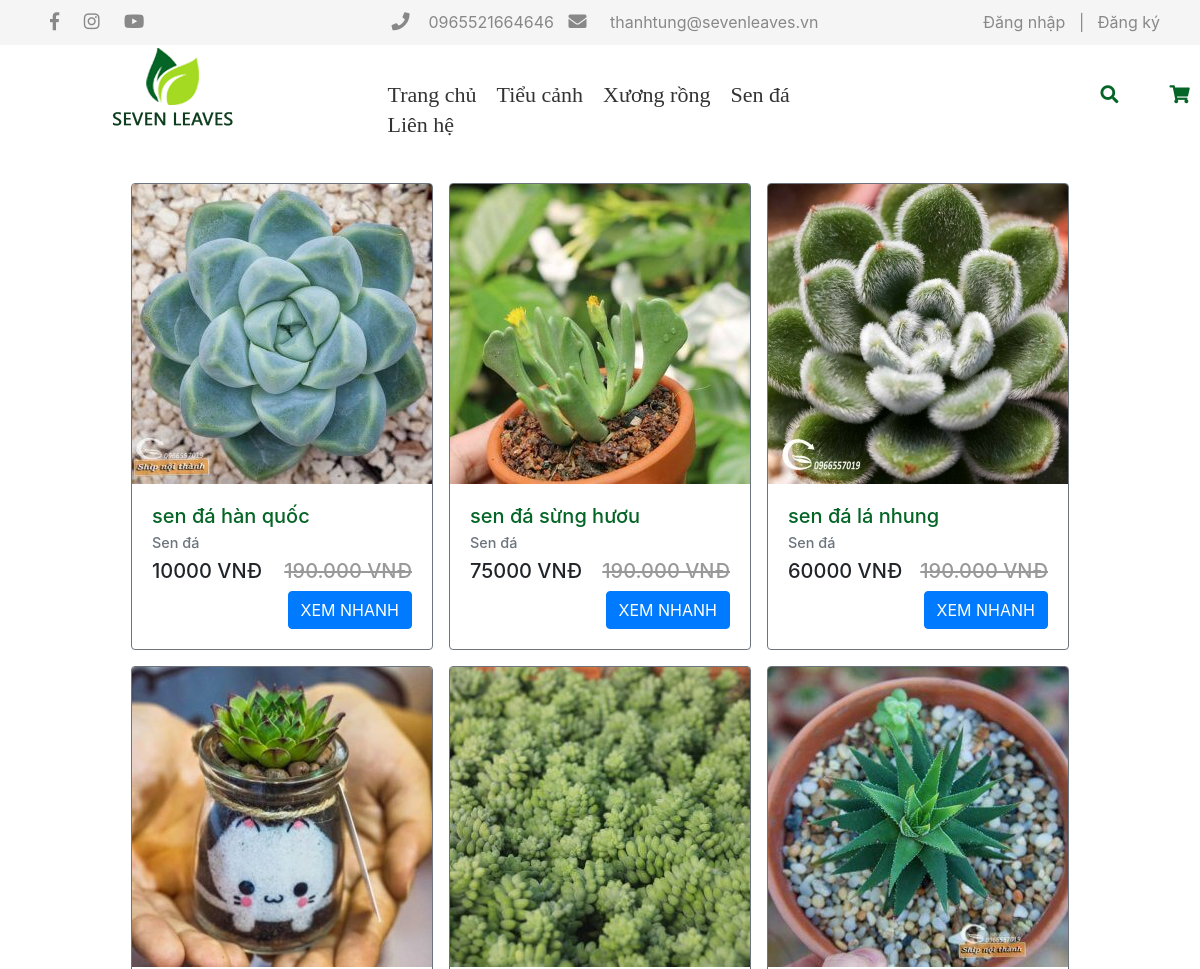
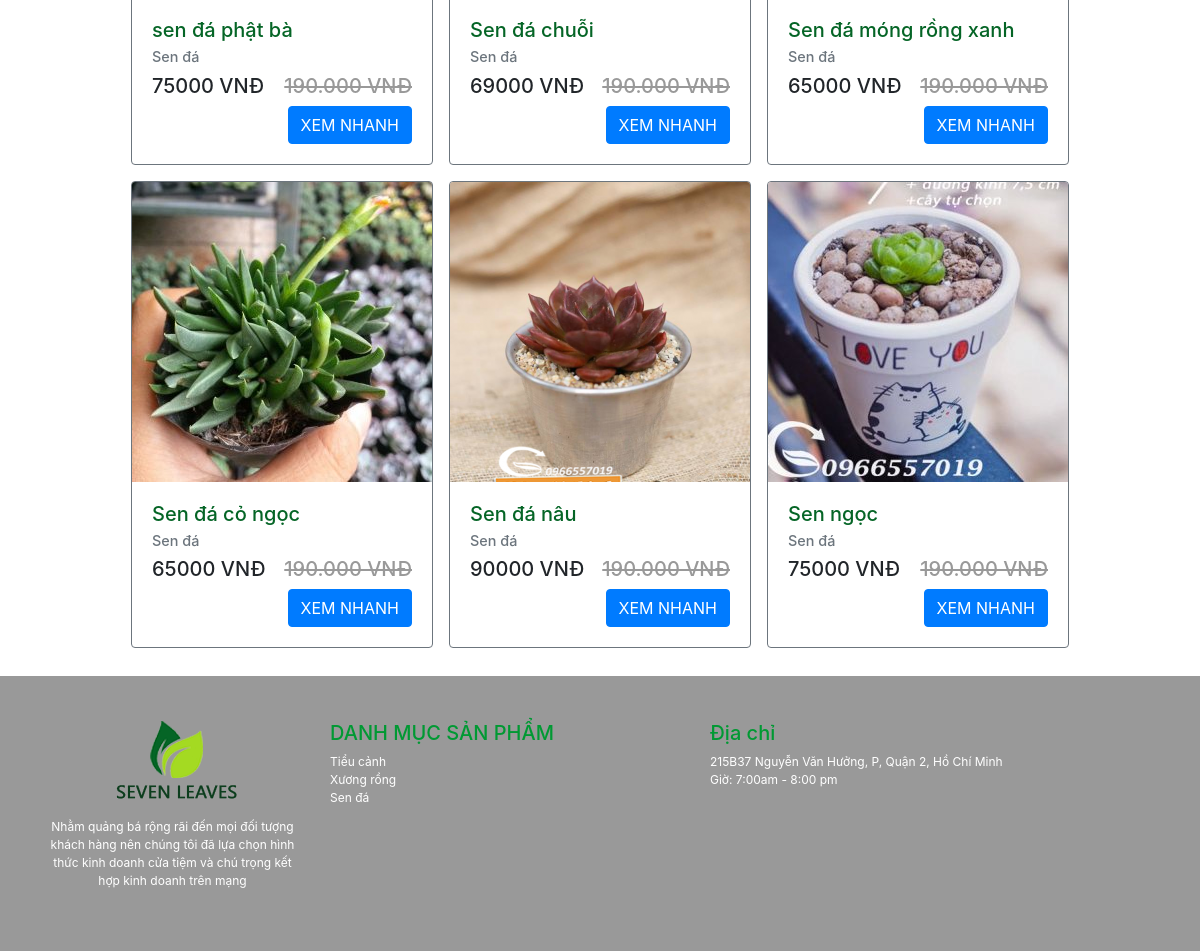
The app's page /index.php?a=2 with its own data (2 pictures, top to bottom).
### tables this page shows
CREATE TABLE `sanpham` (
  `MaSanPham` int(11) NOT NULL,
  `TenSanPham` varchar(45) NOT NULL,
  `HinhURL` varchar(45) NOT NULL,
  `GiaSanPham` int(11) NOT NULL,
  `NgayNhap` date NOT NULL,
  `SoLuongTon` int(11) NOT NULL,
  `SoLuongBan` int(11) NOT NULL,
  `SoLuotXem` int(11) NOT NULL,
  `MoTa` text NOT NULL,
  `BiXoa` int(11) NOT NULL,
  `MaLoaiSanPham` int(11) NOT NULL,
  `MaHangSanXuat` int(11) NOT NULL
);

CREATE TABLE `loaisanpham` (
  `MaLoaiSanPham` int(11) NOT NULL,
  `TenLoaiSanPham` varchar(64) NOT NULL,
  `BiXoa` tinyint(1) NOT NULL
);

### BUS/SanPham_BUS.php (called while the page is built, shortened)
<?php
include_once __DIR__ . '/../DAO/SanPham_DAO.php';
include_once __DIR__ . '/../DTO/SanPham_DTO.php';
class SanPham_BUS
{
    public $SP;
    public function __construct()
    {
        $this->SP = new SanPham_DAO();
    }
    public function LoadSanPhamByMaLoai($maLoaiSP)
    {
            $loadSP_MaLoai = new SanPham_DAO();
            $result = $loadSP_MaLoai->LoadSanPhamByMaLoai($maLoaiSP);
            $danhSachSanPham = array();
            if ($result->num_rows > 0) {
                while ($row = $result->fetch_assoc()) {
                    $sp = new SanPham();
                    $sp->setTenSanPham($row['TenSanPham']);
                    $sp->setHinhURL($row['HinhURL']);
                    $sp->setGiaSanPham($row['GiaSanPham']);
                    $sp->setMoTa($row['MoTa']);
                    $sp->setMaSanPham($row['MaSanPham']);
                    $sp->setMaLoaiSanPham($row['MaLoaiSanPham']);
                    $danhSachSanPham[] = $sp;
                }
            }
            return $danhSachSanPham;
        }
    public function getTenLoaiSanPham($MaLoai)
    {
        return $this->SP->getTenLoaiSanPham($MaLoai);
    }
}

### DAO/DB.php (called while the page is built, shortened)
<?php
class DB
{
    var $host       = 'localhost';
    var $user       = 'root';
    var $password   = '';
    var $database   = 'quanlycaycanhstore';
    public function ExcuteQuery($sql){
        $connection = new mysqli($this->host, $this->user, $this->password, $this->database) or die('Không thể kết nối database');
        mysqli_set_charset($connection,'UTF8');
        $result = mysqli_query($connection, $sql);
        return $result;
    }
}
?>

### DAO/SanPham_DAO.php (called while the page is built, shortened)
<?php
    include_once 'DB.php';
    class SanPham_DAO{
        public function LoadSanPhamByMaLoai($loaisp){
            $truyvan = 'select TenSanPham, HinhURL, GiaSanPham, MoTa, MaSanPham, MaLoaiSanPham from sanpham where MaLoaiSanPham ='.$loaisp;
            $db = new DB();
            $ketQua = $db->ExcuteQuery($truyvan);
            return $ketQua;
        }
        public function getTenLoaiSanPham($MaLoai)
        {
            $sql = 'SELECT TenLoaiSanPham FROM loaisanpham WHERE MaLoaiSanPham='.$MaLoai;
            $db = new DB();
            $ketQua = $db->ExcuteQuery($sql);
            $row = $ketQua->fetch_assoc();
            return $row['TenLoaiSanPham'];
        }
    }
?>

### DTO/SanPham_DTO.php (called while the page is built, shortened)
<?php
    class SanPham{
        private $TenSanPham;
        private $HinhURL;
        private $GiaSanPham;
        private $MaLoaiSanPham;
        private $MaSanPham;
        private $MoTa;
        public function getMaLoaiSanPham()
        {
            return $this->MaLoaiSanPham;
        }
        public function getMoTa()
        {
            return $this->MoTa;
        }
        public function getGiaSanPham()
        {
            return $this->GiaSanPham;
        }
        public function getHinhURL()
        {
            return $this->HinhURL;
        }
        public function getTenSanPham()
        {
            return $this->TenSanPham;
        }
        public function getMaSanPham()
        {
            return $this->MaSanPham;
        }
        public function setTenSanPham($TenSanPham): void
        {
            $this->TenSanPham = $TenSanPham;
        }
        public function setMoTa($MoTa): void
        {
            $this->MoTa = $MoTa;
        }
        public function setMaLoaiSanPham($MaLoaiSanPham): void
        {
            $this->MaLoaiSanPham = $MaLoaiSanPham;
        }
        public function setHinhURL($HinhURL): void
        {
            $this->HinhURL = $HinhURL;
        }
        public function setGiaSanPham($GiaSanPham): void
        {
            $this->GiaSanPham = $GiaSanPham;
        }
        public function setMaSanPham($MaSanPham): void
        {
            $this->MaSanPham = $MaSanPham;
        }
    }
?>

### GUI/modules/mContent.php (the view, shortened to what this page needs)
<?php
include_once __DIR__.'/../../BUS/SanPham_BUS.php';
$where = array();
$loadSP = new SanPham_BUS();
if ($where)
{
    $result = $loadSP->LoadSanPhamNhieuTieuChi($where);
}
else {
    $a=1;
    if(isset($_GET["a"]))
    {
        $a = $_GET["a"];
    }
    else {
        $a = 0;
    }
    if($a)
    {
        $result = $loadSP->LoadSanPhamByMaLoai($a);
    }
    else {
        $result = $loadSP->LoadTatCaSanPham();
    }
}
$tenLoai = new SanPham_BUS();
foreach ($result as $loadSP) {
    echo'
        <div class="card border-secondary product mt-2 mr-2 ml-2 mb-2">
            <img class="card-img-top" src="admin/GUI/modules/upload/'.$loadSP->getHinhURL().'" alt="Card image cap">
            <div class="card-body">
                <h5 class="card-title" style="color:#056526; font-style: normal">'.$loadSP->getTenSanPham().'</h5>
                <h6 class="card-subtitle mb-2 text-muted" style="font-size:0.9rem">'.$tenLoai->getTenLoaiSanPham($loadSP->getMaLoaiSanPham()).'</h6>
                <div class="price-wrap h5">
                    <span>'.$loadSP->getGiaSanPham().' VNĐ</span> <del class="float-right" style="color: #999;">190.000 VNĐ</del>
                </div>
                <button type="button" class="btn btn-primary float-right btnDetails" data-toggle="modal"
                        data-target="#details" data-price="'.$loadSP->getGiaSanPham().'" data-price_discount="190000" data-detail="'.$loadSP->getMoTa().'"
                        data-name="'.$loadSP->getTenSanPham().'" data-image="admin/GUI/modules/upload/'.$loadSP->getHinhURL().'" data-id="'.$loadSP->getMaSanPham().'">
                        XEM NHANH
                </button>
            </div>
        </div>
        ';
}

### GUI/css/DEFAULT.css (style rules this page uses)
body { margin: 0; padding: 0; box-sizing: border-box; overflow-x: hidden; }
.menutop ul, { margin: 0; padding: 0; list-style: none; }
body { margin: 0; }
* { margin: 0; padding: 0; box-sizing: border-box; }

### records on screen
sanpham: HinhURL (picture), TenSanPham "sen đá hàn quốc", MaLoaiSanPham.TenLoaiSanPham "Sen đá", GiaSanPham "10000"
sanpham: HinhURL (picture), TenSanPham "sen đá sừng hươu", MaLoaiSanPham.TenLoaiSanPham "Sen đá", GiaSanPham "75000"
sanpham: HinhURL (picture), TenSanPham "sen đá lá nhung", MaLoaiSanPham.TenLoaiSanPham "Sen đá", GiaSanPham "60000"
sanpham: HinhURL (picture), TenSanPham "sen đá phật bà", MaLoaiSanPham.TenLoaiSanPham "Sen đá", GiaSanPham "75000"
sanpham: HinhURL (picture), TenSanPham "Sen đá chuỗi", MaLoaiSanPham.TenLoaiSanPham "Sen đá", GiaSanPham "69000"
sanpham: HinhURL (picture), TenSanPham "Sen đá móng rồng xanh", MaLoaiSanPham.TenLoaiSanPham "Sen đá", GiaSanPham "65000"
sanpham: HinhURL (picture), TenSanPham "Sen đá cỏ ngọc", MaLoaiSanPham.TenLoaiSanPham "Sen đá", GiaSanPham "65000"
sanpham: HinhURL (picture), TenSanPham "Sen đá nâu", MaLoaiSanPham.TenLoaiSanPham "Sen đá", GiaSanPham "90000"
sanpham: HinhURL (picture), TenSanPham "Sen ngọc", MaLoaiSanPham.TenLoaiSanPham "Sen đá", GiaSanPham "75000"
